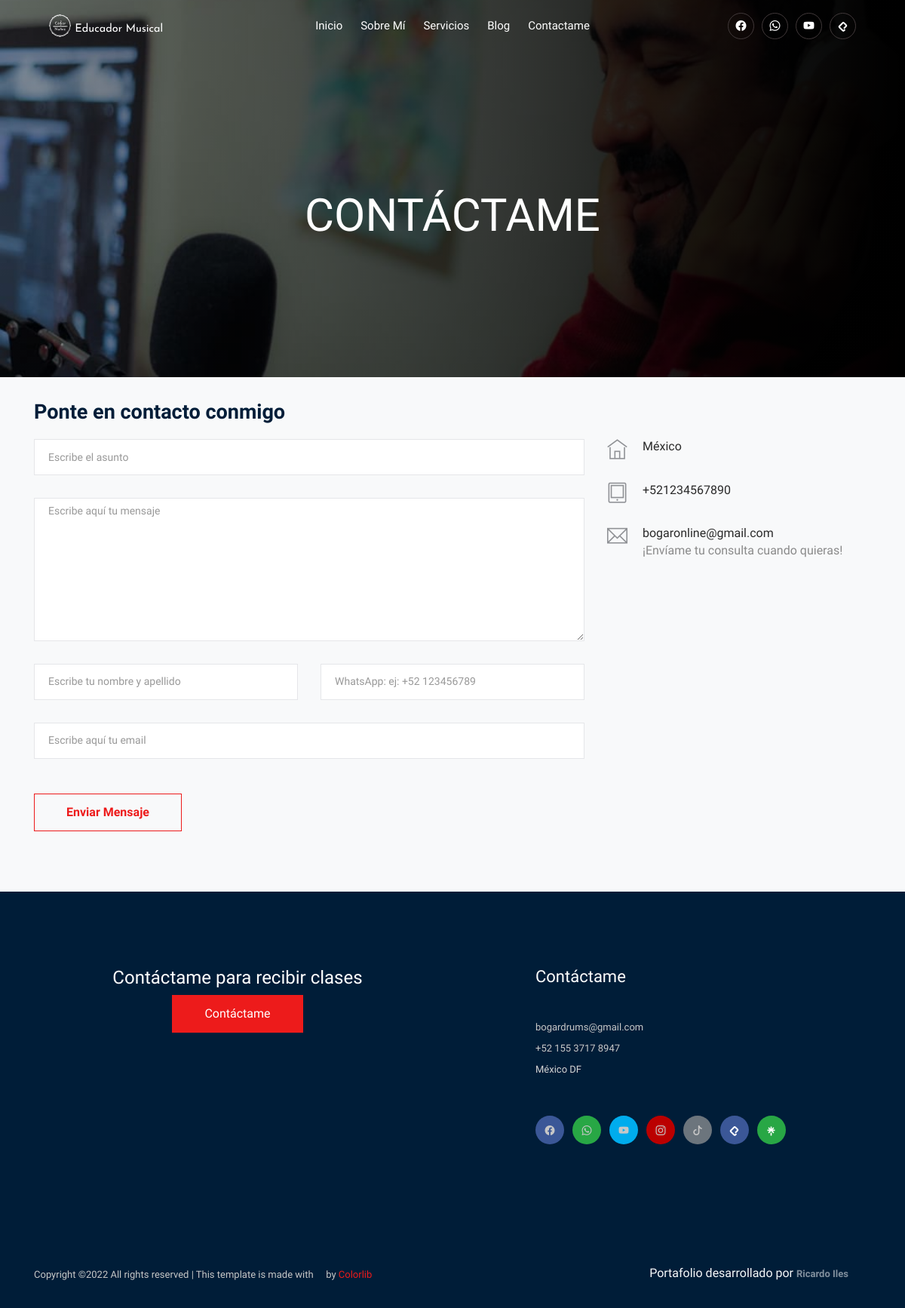
The page /contact.php on the database its author committed.
### tables this page shows
CREATE TABLE `preview_info` (
  `id_info` int(11) NOT NULL,
  `descripcion` text NOT NULL,
  `imagen` varchar(100) NOT NULL,
  `correo` varchar(200) NOT NULL,
  `telefono` varchar(20) NOT NULL,
  `ubicacion` varchar(300) NOT NULL,
  `updated_at` timestamp NOT NULL DEFAULT current_timestamp() ON UPDATE current_timestamp()
);

### contact.php (the view, shortened to what this page needs)
<?php
include_once("connection/config.php");
?>
<body>
        <?php include 'components/navbar.php';?>
    <div class="bradcam_area breadcam_bg_2">
        <div class="container">
            <div class="row">
                <div class="col-xl-12">
                    <div class="bradcam_text text-center">
                        <h3>contáctame</h3>
                    </div>
                </div>
            </div>
        </div>
    </div>
  <section class="contact-section section_padding bg-light" style="margin-top:-50px">
    <div class="container">
      <div class="row">
        <div class="col-12">
          <h2 class="contact-title">Ponte en contacto conmigo</h2>
        </div>
        <div class="col-lg-8">
          <form class="form-contact contact_form" action="controllers/nuevo_contactoCOntroller.php" method="post" id="contactForm">
            <div class="row">
            <div class="col-12">
                <div class="form-group">
                  <input class="form-control bg-white bg-white" name="titulo" id="subject" type="text"
                    placeholder = 'Escribe el asunto' required maxlength="200">
                </div>
              </div>
              <div class="col-12">
                <div class="form-group">
                    <textarea class="form-control bg-white w-100" name="mensaje" id="message" cols="30"
                      rows="9" placeholder = 'Escribe aquí tu mensaje' required maxlength="500"></textarea>
                </div>
              </div>
              <div class="col-sm-6">
                <div class="form-group">
                  <input class="form-control bg-white" name="nombres" id="name" type="text"
                    placeholder = 'Escribe tu nombre y apellido' required maxlength="100">
                </div>
              </div>
              <div class="col-sm-6">
                <div class="form-group">
                  <input class="form-control bg-white" name="whatsapp" id="number" type="text"
                    placeholder = 'WhatsApp: ej: +52 123456789' required maxlength="50">
                </div>
              </div>
              <div class="col-12">
                <div class="form-group">
                  <input class="form-control bg-white" name="email" id="email" type="email"
                    placeholder = 'Escribe aquí tu email' required maxlength="200">
                </div>
              </div>
            </div>
            <div class="form-group mt-3">
              <input type="submit" name="nuevo_contacto" value="Enviar mensaje"
                class="button button-contactForm btn_4 boxed-btn">
            </div>
          </form>
        </div>
        <div class="col-lg-4">
          <?php
            $infor = mysqli_query($mysqli, "SELECT * FROM preview_info");
            while($info = mysqli_fetch_array($infor)) {
          ?>
          <div class="media contact-info">
            <span class="contact-info__icon"><i class="ti-home"></i></span>
            <div class="media-body">
              <h3><?php echo $info['ubicacion'];?></h3>
            </div>
          </div>
          <div class="media contact-info">
            <span class="contact-info__icon"><i class="ti-tablet"></i></span>
            <div class="media-body">
              <h3><?php echo $info['telefono'];?></h3>
            </div>
          </div>
          <div class="media contact-info">
            <span class="contact-info__icon"><i class="ti-email"></i></span>
            <div class="media-body">
              <h3><?php echo $info['correo'];?></h3>
              <p>¡Envíame tu consulta cuando quieras!</p>
            </div>
          </div>
          <?php
            }
          ?>
        </div>
      </div>
    </div>
  </section>
        <?php include 'components/footer.php';?>
</body>
</html>

### css/customstyles.css (style rules this page uses)
body { background-color: #eee }

### rows shown on the page
preview_info: ubicacion "México", telefono "+521234567890", correo "bogaronline@gmail.com"
